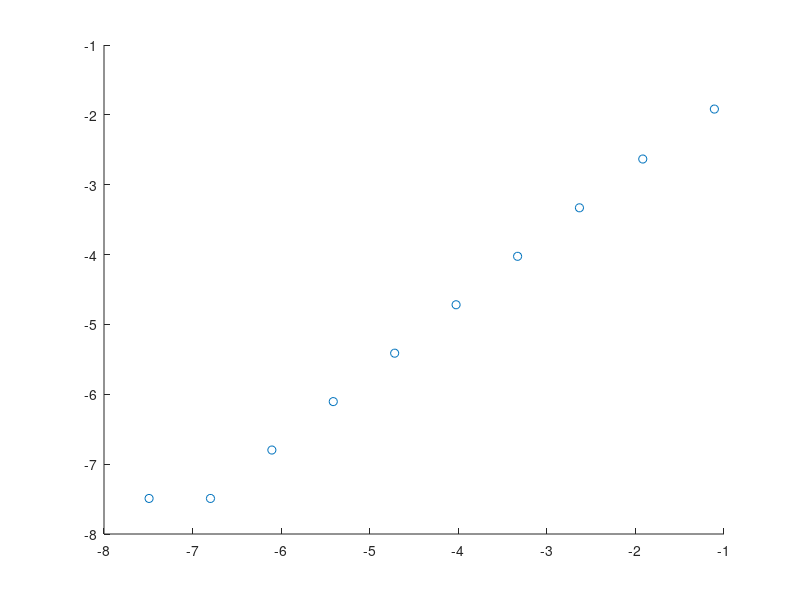

Here is the MATLAB script that generated this plot:
% Andrew Cornelio   Feb 19, 2021

% parameters of problem
f = @(x) x^2/(x^2+1);
Df = @(x) 2*x/(x^2+1)^2;
x = 0.33;
tol = 1e-15;
x_store = [x];

% newton method
tic

itmax=9;

k=0;
if x ~= 0
  xold=0;
else 
  xold=1;
end

while abs(x-xold)>tol*max(abs(x),1.0)
     if k+1>itmax
       break
     end 
     xold=x;
     x=x-f(x)/Df(x);
     % store values of x
     x_store = [x_store, x];
     k=k+1;
     [xold abs(x-xold)];
end

toc


% find e_n, e_{n+1}, plot data to verify linearity, and fit data
e_n = abs(0 - x_store);
e_n1 = [e_n(2:k+1), e_n(k+1)];
scatter(log(e_n), log(e_n1));

% only use valid data
coeff = polyfit(log(e_n(1:8)), log(e_n1(1:8)), 1);

% we solved ln(y) = p*ln(x) + ln(c)
% take exponential of second value to find c
fprintf("p = %d, c = %d\n", coeff(1), exp(coeff(2)));



